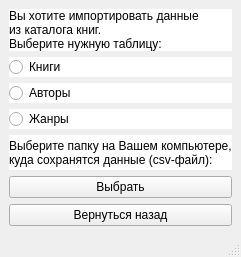
<?xml version="1.0" encoding="UTF-8"?>
<ui version="4.0">
 <class>MainWindow</class>
 <widget class="QMainWindow" name="MainWindow">
  <property name="geometry">
   <rect>
    <x>0</x>
    <y>0</y>
    <width>221</width>
    <height>257</height>
   </rect>
  </property>
  <property name="windowTitle">
   <string>MainWindow</string>
  </property>
  <widget class="QWidget" name="centralwidget">
   <layout class="QVBoxLayout" name="verticalLayout">
    <item>
     <widget class="QLabel" name="label">
      <property name="styleSheet">
       <string notr="true">background-color: rgb(255, 255, 255);</string>
      </property>
      <property name="text">
       <string>Вы хотите импортировать данные
из каталога книг.
Выберите нужную таблицу:</string>
      </property>
     </widget>
    </item>
    <item>
     <widget class="QRadioButton" name="books">
      <property name="styleSheet">
       <string notr="true">background-color: rgb(255, 255, 255);</string>
      </property>
      <property name="text">
       <string>Книги</string>
      </property>
     </widget>
    </item>
    <item>
     <widget class="QRadioButton" name="authors">
      <property name="styleSheet">
       <string notr="true">background-color: rgb(255, 255, 255);</string>
      </property>
      <property name="text">
       <string>Авторы</string>
      </property>
     </widget>
    </item>
    <item>
     <widget class="QRadioButton" name="genres">
      <property name="styleSheet">
       <string notr="true">background-color: rgb(255, 255, 255);</string>
      </property>
      <property name="text">
       <string>Жанры</string>
      </property>
     </widget>
    </item>
    <item>
     <widget class="QLabel" name="label_2">
      <property name="styleSheet">
       <string notr="true">background-color: rgb(255, 255, 255);</string>
      </property>
      <property name="text">
       <string>Выберите папку на Вашем компьютере,
куда сохранятся данные (csv-файл):</string>
      </property>
     </widget>
    </item>
    <item>
     <widget class="QPushButton" name="choice">
      <property name="text">
       <string>Выбрать</string>
      </property>
     </widget>
    </item>
    <item>
     <widget class="QPushButton" name="returne">
      <property name="text">
       <string>Вернуться назад</string>
      </property>
     </widget>
    </item>
   </layout>
  </widget>
  <widget class="QMenuBar" name="menubar">
   <property name="geometry">
    <rect>
     <x>0</x>
     <y>0</y>
     <width>221</width>
     <height>21</height>
    </rect>
   </property>
  </widget>
  <widget class="QStatusBar" name="statusbar"/>
 </widget>
 <resources/>
 <connections/>
</ui>
